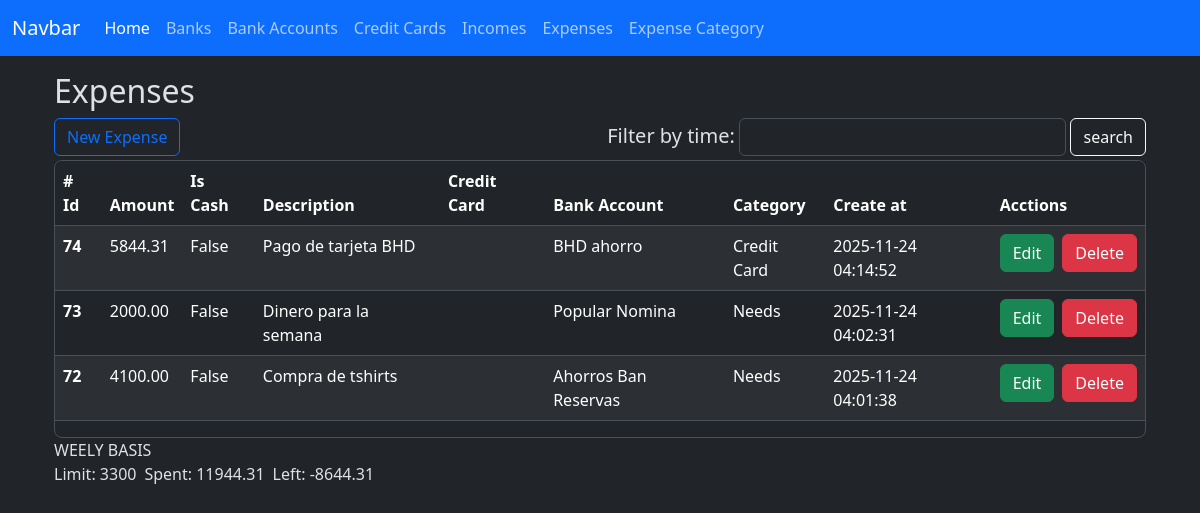
The app's page /expenses/index with its own data.
### app/models/expense.py (models this page shows, shortened)
class Expense(db.Model):
    __tablename__ = 'expenses'
    id = db.Column(db.Integer, primary_key=True)
    amount = db.Column(db.Numeric(10,2), nullable=False)
    is_cash = db.Column(db.Boolean, nullable=False, default=True)
    credit_card_id = db.Column(db.Integer, db.ForeignKey('credit_cards.id'))
    bank_account_id = db.Column(db.Integer, db.ForeignKey('bank_accounts.id'))
    expense_category_id = db.Column(db.Integer, db.ForeignKey('expense_categories.id'))
    description = db.Column(db.String(150), nullable=False)
    created_at = db.Column(db.DateTime(timezone=True), server_default=func.now())
    updated_at = db.Column(db.DateTime(timezone=True), onupdate=func.now())
    credit_card = relationship('CreditCard', back_populates='expenses')
    bank_account = relationship('BankAccount', back_populates='expenses')
    expense_category = relationship('ExpenseCategory', back_populates='expenses')

### app/models/bank_account.py (models this page shows)
class BankAccount(db.Model):
    __tablename__ = 'bank_accounts'
    id = db.Column(db.Integer, primary_key=True)
    nick_name = db.Column(db.String(120))
    amount_available = db.Column(db.Numeric(10, 2), nullable=False)
    is_active = db.Column(db.Boolean, default=True)
    account_number = db.Column(db.Integer, nullable=True)
    bank_id = db.Column(db.Integer, db.ForeignKey('banks.id'))
    created_at = db.Column(db.DateTime(timezone=True), server_default=func.now())
    updated_at = db.Column(db.DateTime(timezone=True), onupdate=func.now())
    bank = relationship('Bank', back_populates='bank_accounts')
    expenses = relationship('Expense', back_populates='bank_account')
    incomes = relationship('Income', back_populates='bank_account')

### app/models/expense_category.py (models this page shows)
class ExpenseCategory(db.Model):
    __tablename__ = 'expense_categories'
    id = db.Column(db.Integer, primary_key=True)
    name = db.Column(db.String(100), nullable=False)
    created_at = db.Column(db.DateTime(timezone=True), server_default=func.now())
    updated_at = db.Column(db.DateTime(timezone=True), onupdate=func.now())
    expenses = relationship('Expense', back_populates='expense_category')

### app/routes/expense_routes.py (the view)
@expense_bp.route('/index', methods=['GET'])
def index():
    credit_cards = credit_card.CreditCard.query.all()
    expense_categories = expense_category.ExpenseCategory.query.all()
    bank_accounts = bank_account.BankAccount.query.all()
    expenses = expense_controller.filter_weekly_basis_expenses_info()
    weekly = expense_controller.money_limit_spent_left_for_expenses(expenses)
    context = {
        'credit_cards': credit_cards,
        'expense_categories': expense_categories,
        'bank_accounts': bank_accounts,
        'expenses':expenses,
        'weekly': weekly,
    }
    return render_template('expenses/index.html', **context)

### app/controllers/expense_controller.py (called while the page is built)
def filter_weekly_basis_expenses_info():
    start_date, end_date = get_current_week_range()
    end_date += timedelta(days=1)
    expenses = (
        Expense.query
        .filter(Expense.created_at >= start_date)
        .filter(Expense.created_at <= end_date)
        .order_by(Expense.created_at.desc())
        .all()
    )
    data = []
    for e in expenses:
        data.append(e)
    return data

def get_current_week_range():
    today = datetime.today()
    start_of_week = today - timedelta(days=today.weekday())
    end_of_week = start_of_week + timedelta(days=6)
    return start_of_week.date(), end_of_week.date()

def money_limit_spent_left_for_expenses(expenses):
    spent = Decimal()
    for e in expenses:
        spent += e.amount
    limit = Decimal(3300) #Right now the limit will be hard coded I need to add a new column to expense_category model so I can know the exact amount
    left = Decimal(limit - spent)
    weekly = {
        'limit': limit,
        'spent': spent,
        'left': left,
    }
    return weekly

### app/templates/expenses/index.html (shortened to what this page needs)
{% extends 'layout.html' %}
{% block content %}
    <h2>Expenses</h2>
    <div class="d-flex gap-1 align-items-end">
        <div class="me-auto">
            <button type="button" class="btn btn-outline-primary" data-bs-toggle="modal" data-bs-target="#create-expense"
            id="btn-create-expense-id">New Expense</button>
        </div>
        <div class="d-flex gap-1 align-items-end w-75 justify-content-end">
            <div>
                <h5>Filter by time: </h5>
            </div>
            <div style="width: 40%;">
                <input type="text" id="start-date-id" class="form-control w-100">
            </div>
            <div>
                <button type="button" class="btn btn-outline-light" id="btn-search-by-timeframe-id">search</button>
            </div>
        </div>
    </div>
    <div class="table-responsive overflow-y-auto border rounded-3 mt-1" style="max-height: 457px;">
        <table class="table table-striped table-hover" id="expenses-table">
            <thead class="sticky-top">
                <tr>
                    <th scope="col"># Id</th>
                    <th scope="col">Amount</th>
                    <th scope="col">Is Cash</th>
                    <th scope="col">Description</th>
                    <th scope="col">Credit Card</th>
                    <th scope="col">Bank Account</th>
                    <th scope="col">Category</th>
                    <th scope="col">Create at</th>
                    <th scope="col">Acctions</th>
                </tr>
            </thead>
            <tbody id="expenses-table-body">
                {% for expense in expenses %}
                <tr>
                    <th scope="row">{{ expense.id }}</th>
                    <td>{{ expense.amount }}</td>
                    <td><a id="filter-by-cash" class="filter_link" data-is-cash-value="{{ expense.is_cash }}">{{ expense.is_cash  }}</a></td>
                    <td> {{ expense.description }} </td>
                    <td>{{ expense.credit_card.nick_name }}</td>
                    <td>{{ expense.bank_account.nick_name }}</td>
                    <td>{{ expense.expense_category.name }}</td>
                    <td>{{ expense.created_at }}</td>
                    <td>
                        <div class="d-flex gap-2">
                            <button
                                type="button"
                                class="btn btn-success"
                                data-bs-toggle="modal"
                                data-bs-target="#edit-expense"
                                data-expense-id="{{ expense.id }}"
                                data-amount-id="{{ expense.amount }}"
                                data-is-cash="{{ expense.is_cash }}"
                                data-select-expense-category-id="{{ expense.expense_category_id }}"
                                data-select-credit-card-id="{{ expense.credit_card_id }}"
                                data-select-bank-account-id="{{ expense.bank_account_id }}"
                                data-description="{{ expense.description }}"
                            >Edit
                            </button>
                            <form action="{{ url_for('expense.delete', id=expense.id) }}" method="POST">
                                <button type="submit" class="btn btn-danger">Delete</button>
                            </form>
                        </div>
                    </td>
                </tr>
                {% endfor %}
            </tbody>
        </table>
    </div>
    <section>
        <div class="d-flex flex-column">
            <div>
                <label for="" id="weekly-title">WEELY BASIS </label>
            </div>
            <div class="d-flex gap-2">
                <div>
                    <label for="" id="weekly-limit">Limit: {{ weekly.limit }}</label>
                </div>
                <div>
                    <label for="" id="weekly-spent">Spent: {{ weekly.spent }}</label>
                </div>
                <div>
                    <label for="" id="weekly-left">Left: {{ weekly.left }}</label>
                </div>
            </div>
        </div>
    </section>
    <link rel="stylesheet" href="https://cdn.jsdelivr.net/npm/flatpickr/dist/flatpickr.min.css">
{% endblock %}

### app/static/style.css (style rules this page uses)
.filter_link { text-decoration: none; color: inherit; }

### records on screen
Expense: id "74", amount "5844.31", is_cash "False", description "Pago de tarjeta BHD", bank_account.nick_name "BHD ahorro", expense_category.name "Credit Card", created_at "2025-11-24 04:14:52"
Expense: id "73", amount "2000.00", is_cash "False", description "Dinero para la semana", bank_account.nick_name "Popular Nomina", expense_category.name "Needs", created_at "2025-11-24 04:02:31"
Expense: id "72", amount "4100.00", is_cash "False", description "Compra de tshirts", bank_account.nick_name "Ahorros Ban Reservas", expense_category.name "Needs", created_at "2025-11-24 04:01:38"

### other values on screen
{{ weekly.limit }} "3300"
{{ weekly.spent }} "11944.31"
{{ weekly.left }} "-8644.31"
